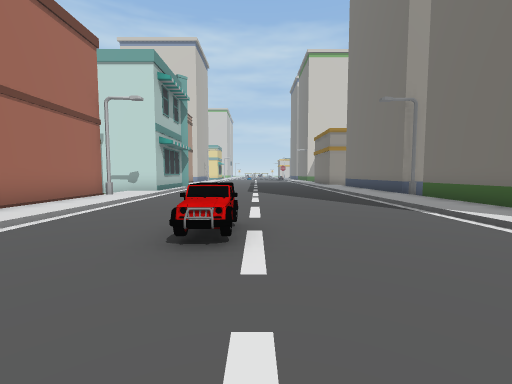
[1] (above)

18 first-person views from a walk through a 3-D level made in the Unity game engine. The camera is 1.5 m above the floor, tilts 4° down and sees 90° across. The floor is counted in squares, 2 m on a side. Each view is taken from the middle of a square. On the plan, view 1 faces up. The plan holds only what a view shows up to about 9 squares ahead; the rest is blank. The place goes on beyond the plan. The player character is not drawn. Some surface patterns are stand-ins.

[2]
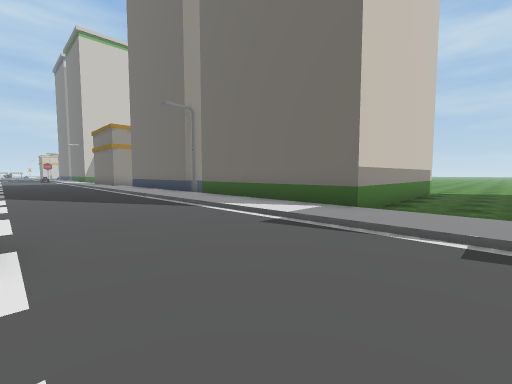

[3]
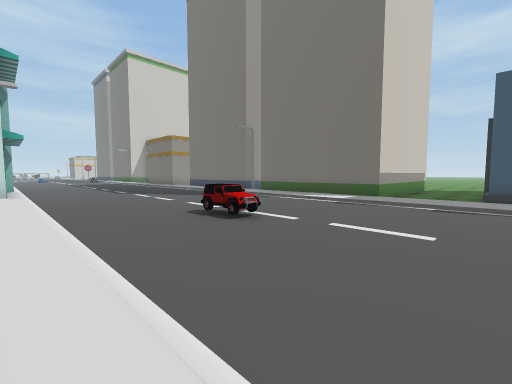

[4]
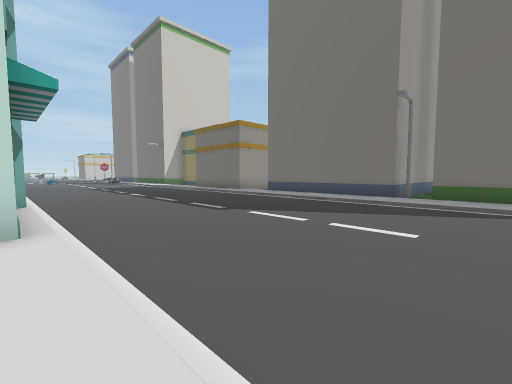

[5]
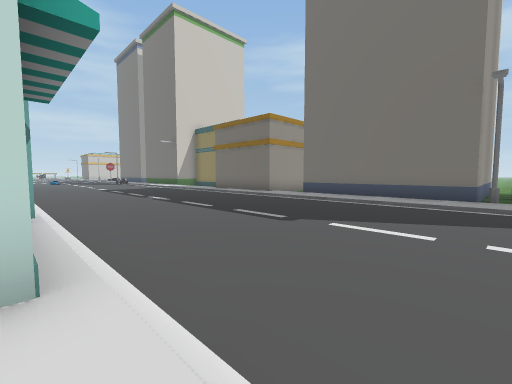

[6]
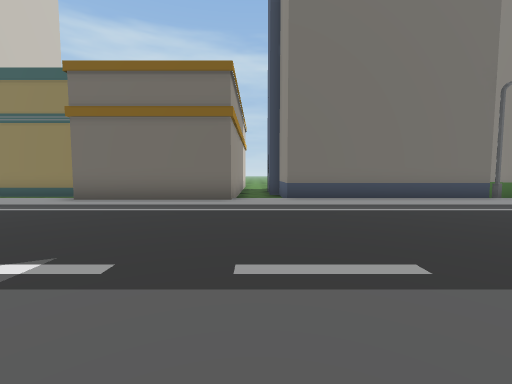

[7]
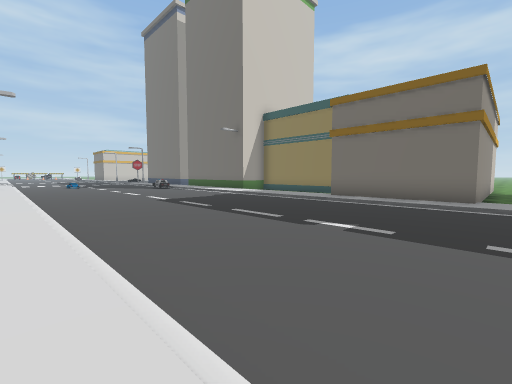

[8]
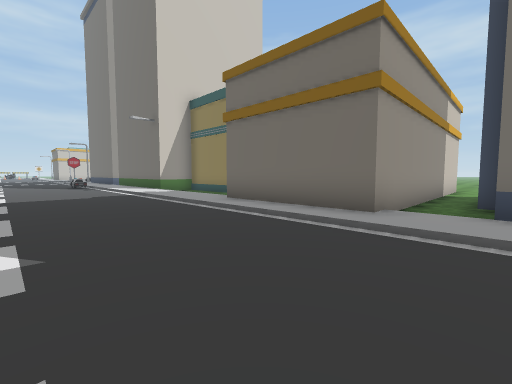

[9]
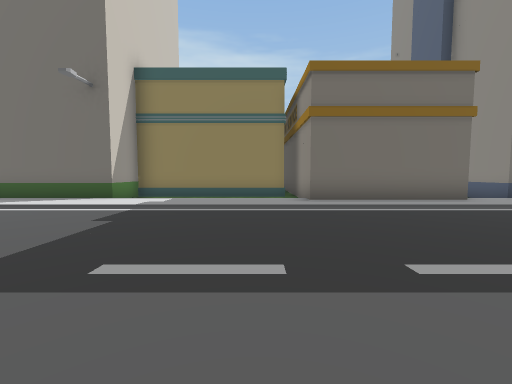

[10]
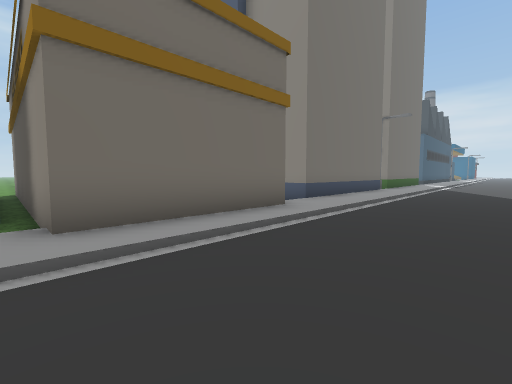

[11]
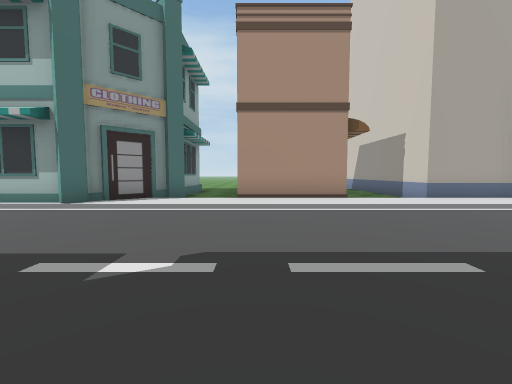

[12]
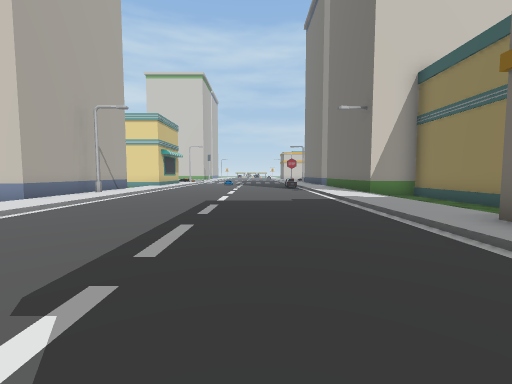

[13]
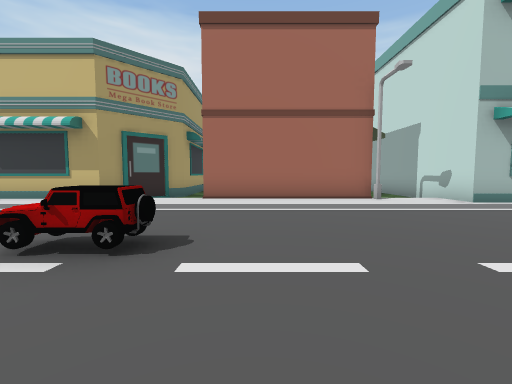

[14]
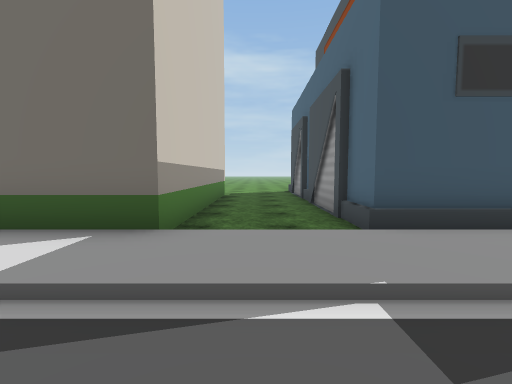

[15]
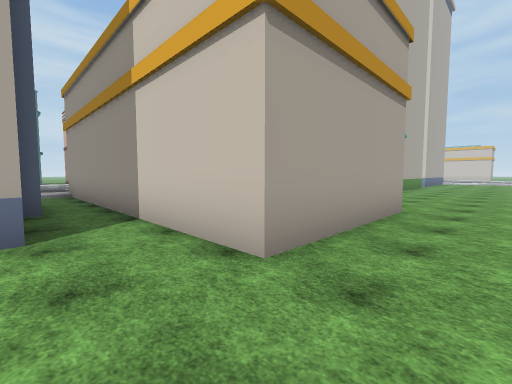

[16]
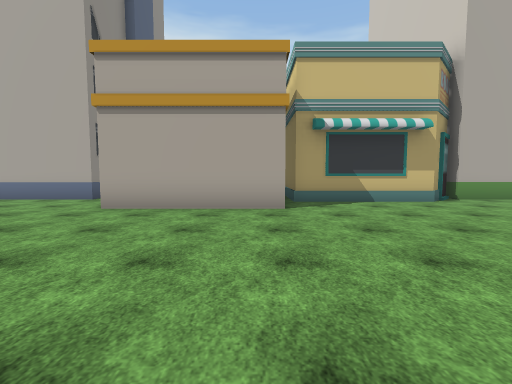

[17]
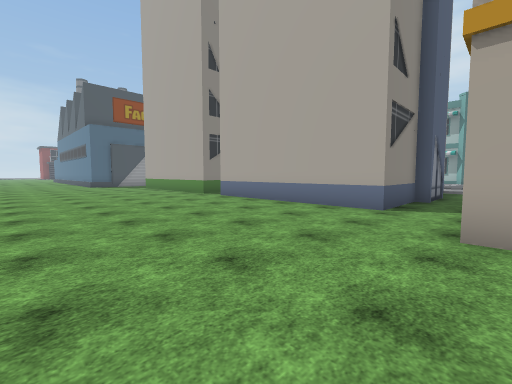

[18]
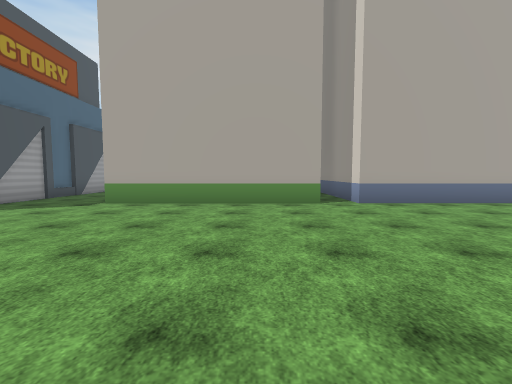

### Floor plan
Key: @ floor where view 1 was taken; # wall or solid block; . main floor; : floor 0.25 m higher than the main floor; / step, stairs or slope; = window, fence, low wall or low ledge; ^ raised ledge; B building; S streetlight; C car; O other object.
Columns run from 7 left of view 1 to 19 right of it. Each row starts with its distance up from view 1.
 25   O:.......:SBBBBB#....
 24   B:.......:/.#    #...
 23 BBB:.......:/.#    #...
 22 ../:.......:/.#    #....
 21  ./:.......:/.#    #.....
 20   #:.......:/.^^^^^^......
 19   #:.......:        B......
 18   #:.......:        B.....
 17 ../:.......:        B....
 16 ../:.......:BBBBBBBBB....
 15 BBB:.......:/............
 14   BB.......:BBBBBBB......
 13    B.......:B     B......
 12    B.......:B     B......
 11    B.......:B     B......
 10 BBBB.......:B     B......
  9  ./:.......:BBBBBBB......
  8   S:.......:SB   ........
  7   #:.......:B     B......
  6   #:.......:B     B.......
  5   #:.......:B     B......
  4   #:..C....:B     B......
  3 ../:..CC...:B     B....
  2 =#/:.......:BBBBBBB...
  1  ##:.......:/........
  0   #:...@...:/.......
 -1   #:.......:/BBBBBB

Positions as (right, up) in squares from view 1, and headings:
1: (0, 0), facing up
2: (0, 0), facing up-right
3: (-4, -1), facing up-right
4: (-4, 6), facing up-right
5: (-4, 8), facing up-right
6: (-2, 15), facing right
7: (-4, 15), facing up-right
8: (0, 14), facing up-right
9: (-2, 21), facing right
10: (1, 20), facing down-right
11: (2, 18), facing left
12: (1, 16), facing up
13: (2, 5), facing left
14: (2, 1), facing right
15: (15, 14), facing up-left
16: (19, 19), facing left
17: (17, 16), facing down-left
18: (18, 6), facing left
